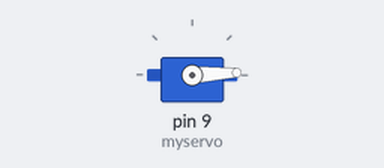
Simulated run of this sketch. Board: Arduino Uno, built with avr-gcc and run on an emulated ATmega328P. Shown: servo.

Above: at 0.05 s.
At 0.65 s:
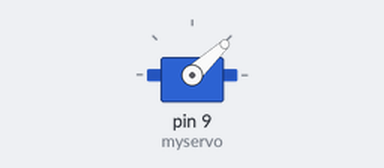
At 1.2 s:
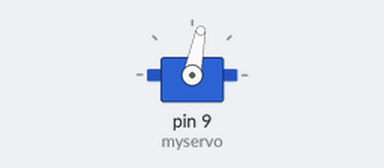
At 2.4 s:
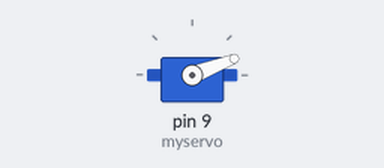
Timing chart, 0 to 6.2 s (numbered marks = the images above):
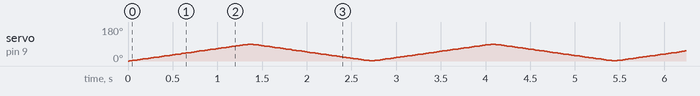

The sketch:

SERVO.ino
```cpp
#include <Servo.h>

Servo myservo;  // create servo object to control a servo
                // a maximum of eight servo objects can be created

int pos = 0;    // variable to store the servo position

void setup()
{
  myservo.attach(9);  // attaches the servo on pin 9 to the servo object
}


void loop()
{
  for(pos = 0; pos < 90; pos += 1)  // goes from 0 degrees to 180 degrees
  {                                  // in steps of 1 degree
    myservo.write(pos);              // tell servo to go to position in variable 'pos'
    delay(15);                       // waits 15ms for the servo to reach the position
  }
  for(pos = 90; pos>=1; pos-=1)     // goes from 180 degrees to 0 degrees
  {
    myservo.write(pos);              // tell servo to go to position in variable 'pos'
    delay(15);                       // waits 15ms for the servo to reach the position
  }
}
```
